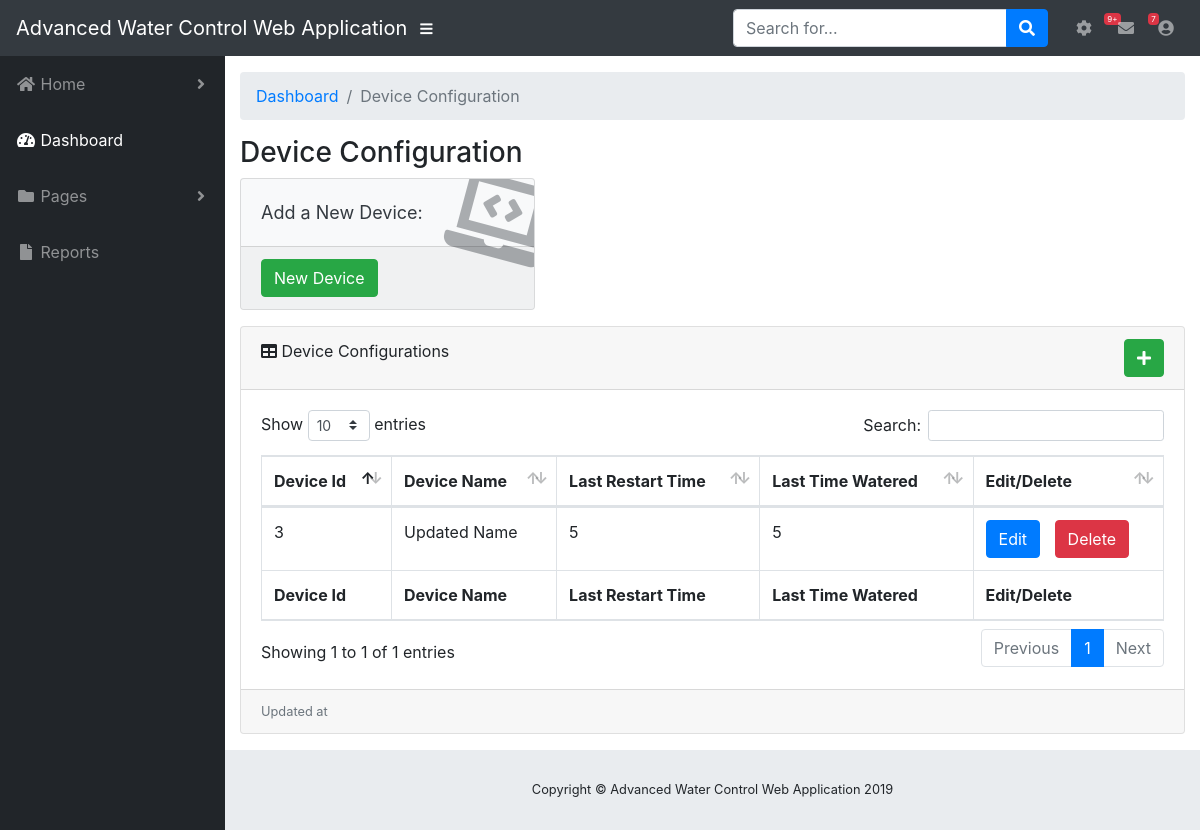
Page /device_configuration on the committed database.
### db_setup.py (models this page shows, shortened)
class Device(Base):
    __tablename__ = "devices"
    id = Column(Integer, unique=True, primary_key=True)
    name = Column(String(250), nullable=False)
    restart_time = Column(String(250))
    last_watered = Column(String(250))

### main.py (the view)
@app.route('/device_configuration')
def device_configuration():
    devices = session.query(Device).all()
    return render_template('devices/deviceConfiguration.html', devices=devices)

### templates/devices/deviceConfiguration.html
{% extends "layout.html" %}
{% block body %}
    <div id="content-wrapper">
      <div class="container-fluid">
        <ol class="breadcrumb">
          <li class="breadcrumb-item">
            <a href="{{ url_for('home') }}">Dashboard</a>
          </li>
          <li class="breadcrumb-item active">Device Configuration</li>
        </ol>
        <h3 >Device Configuration</h3>
      <div class="row">
          <div class="col-xl-4 col-sm-6 mb-3">
            <div class="card text-dark bg-light o-hidden h-100">
              <div class="card-body">
                <div class="card-body-icon">
                  <i class="fas fa-laptop-code"></i>
                </div>
                <div style="font-size: large">Add a New Device:</div>
              </div>
              <div class="card-footer text-dark clearfix small z-1">
                    <a href="{{ url_for('newDevice') }}" style="color:white; text-decoration:none"> <button class="btn btn-success" >New Device</button></a>
              </div>
            </div>
        </div>
      </div>
        <div class="card mb-3">
          <div class="card-header">
            <i class="fas fa-table"></i>
                Device Configurations
              <a href="{{ url_for('newDevice') }}" style="float:right; color:white; text-decoration:none"> <button class="btn btn-success" ><i class="fas fa-plus"></i></button></a>
          </div>
          <div class="card-body">
            <div class="table-responsive">
              <table class="table table-bordered" id="dataTable" width="100%" cellspacing="0">
                <thead>
                  <tr>
                    <th>Device Id</th>
                    <th>Device Name</th>
                    <th>Last Restart Time</th>
                    <th>Last Time Watered</th>
                    <th>Edit/Delete</th>
                  </tr>
                </thead>
                <tfoot>
                  <tr>
                    <th>Device Id</th>
                    <th>Device Name</th>
                    <th>Last Restart Time</th>
                    <th>Last Time Watered</th>
                    <th>Edit/Delete</th>
                  </tr>
                </tfoot>
                <tbody>
                     {% for device in devices %}
                      <tr>
                        <td>{{device.id}}</td>
                        <td>{{device.name}}</td>
                        <td>{{device.restart_time}}</td>
                        <td>{{device.last_watered}}</td>
                        <td>
                            <a href="{{url_for('editDevice', device_id = device.id )}}"><button class="btn btn-primary">Edit</button></a>
                            <a href="{{url_for('deleteDevice', device_id = device.id )}}" style="margin-left: 10px;"><button class="btn btn-danger">Delete</button></a>
                        </td>
                      </tr>
                     {% endfor %}
                 </tbody>
              </table>
            </div>
          </div>
          <div class="card-footer small text-muted">Updated at {{time}}</div>
        </div>
      </div>
      <footer class="sticky-footer">
        <div class="container my-auto">
          <div class="copyright text-center my-auto">
            <span>Copyright © Advanced Water Control Web Application 2019</span>
          </div>
        </div>
      </footer>
    </div>
{% endblock %}

### rows in the picture
Device: id "3", name "Updated Name", restart_time "5", last_watered "5"
